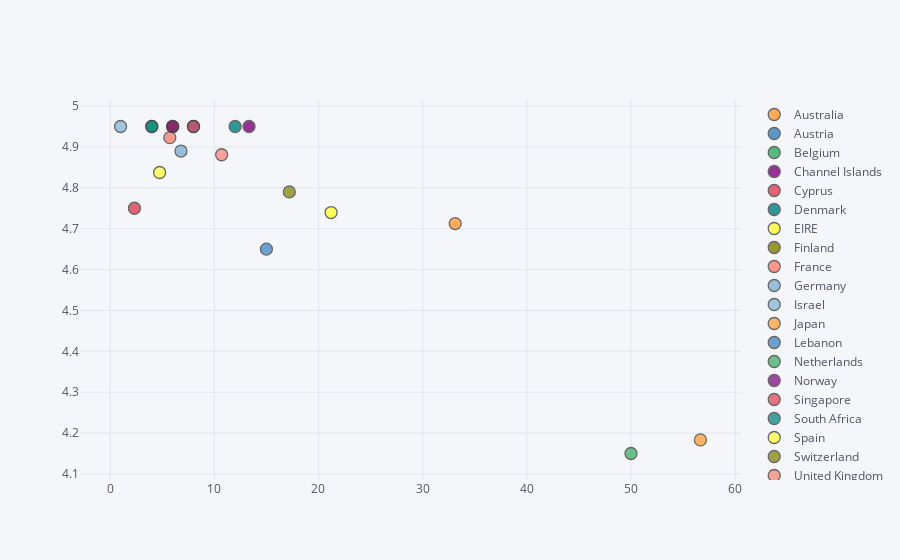

This figure's notebook cell:
### Code cell
pb_country_qty_up.iplot(kind = 'scatter', x = 'Quantity', y = 'UnitPrice', categories = 'Country')

### Figure 1 — Plotly figure (JSON) as saved in the notebook; plotly's stock layout.template omitted (floating-point values rounded to 4 significant figures)
{"data": [{"marker": {"color": "rgba(255, 153, 51, 1.0)", "line": {"width": 1.3}, "opacity": 0.8, "size": 12, "symbol": "circle"}, "mode": "markers", "name": "Australia", "textfont": {"color": "#4D5663"}, "type": "scatter", "uid": "4d1b2a56-191e-40b2-a2ab-3624b8002568", "x": [33.12], "y": [4.713]}, {"marker": {"color": "rgba(55, 128, 191, 1.0)", "line": {"width": 1.3}, "opacity": 0.8, "size": 12, "symbol": "circle"}, "mode": "markers", "name": "Austria", "textfont": {"color": "#4D5663"}, "type": "scatter", "uid": "b01b2ce9-2d55-4647-abdd-15d9bdc80812", "x": [8], "y": [4.95]}, {"marker": {"color": "rgba(50, 171, 96, 1.0)", "line": {"width": 1.3}, "opacity": 0.8, "size": 12, "symbol": "circle"}, "mode": "markers", "name": "Belgium", "textfont": {"color": "#4D5663"}, "type": "scatter", "uid": "06671bca-a6b3-4cca-a279-63bf47fa2151", "x": [4], "y": [4.95]}, {"marker": {"color": "rgba(128, 0, 128, 1.0)", "line": {"width": 1.3}, "opacity": 0.8, "size": 12, "symbol": "circle"}, "mode": "markers", "name": "Channel Islands", "textfont": {"color": "#4D5663"}, "type": "scatter", "uid": "7b25365f-3b07-41b5-beca-8873db8797c9", "x": [13.33], "y": [4.95]}, {"marker": {"color": "rgba(219, 64, 82, 1.0)", "line": {"width": 1.3}, "opacity": 0.8, "size": 12, "symbol": "circle"}, "mode": "markers", "name": "Cyprus", "textfont": {"color": "#4D5663"}, "type": "scatter", "uid": "986774f1-2888-483c-a2b4-721fd68e8a6b", "x": [2.333], "y": [4.75]}, {"marker": {"color": "rgba(0, 128, 128, 1.0)", "line": {"width": 1.3}, "opacity": 0.8, "size": 12, "symbol": "circle"}, "mode": "markers", "name": "Denmark", "textfont": {"color": "#4D5663"}, "type": "scatter", "uid": "04099437-1afd-4c23-b386-362624be6a96", "x": [12], "y": [4.95]}, {"marker": {"color": "rgba(255, 255, 51, 1.0)", "line": {"width": 1.3}, "opacity": 0.8, "size": 12, "symbol": "circle"}, "mode": "markers", "name": "EIRE", "textfont": {"color": "#4D5663"}, "type": "scatter", "uid": "b9283605-1591-4e03-959e-cc5a9ad84056", "x": [21.21], "y": [4.739]}, {"marker": {"color": "rgba(128, 128, 0, 1.0)", "line": {"width": 1.3}, "opacity": 0.8, "size": 12, "symbol": "circle"}, "mode": "markers", "name": "Finland", "textfont": {"color": "#4D5663"}, "type": "scatter", "uid": "0ace52ba-ad1d-413b-b8e7-877938b92476", "x": [6], "y": [4.95]}, {"marker": {"color": "rgba(251, 128, 114, 1.0)", "line": {"width": 1.3}, "opacity": 0.8, "size": 12, "symbol": "circle"}, "mode": "markers", "name": "France", "textfont": {"color": "#4D5663"}, "type": "scatter", "uid": "cb478cc0-660d-4730-a429-d64c84e6010e", "x": [5.727], "y": [4.923]}, {"marker": {"color": "rgba(128, 177, 211, 1.0)", "line": {"width": 1.3}, "opacity": 0.8, "size": 12, "symbol": "circle"}, "mode": "markers", "name": "Germany", "textfont": {"color": "#4D5663"}, "type": "scatter", "uid": "251bd7e5-b26b-4ce2-ba8b-6dc00c41adb8", "x": [6.8], "y": [4.89]}, {"marker": {"color": "rgba(128, 177, 211, 0.8999999999999999)", "line": {"width": 1.3}, "opacity": 0.8, "size": 12, "symbol": "circle"}, "mode": "markers", "name": "Israel", "textfont": {"color": "#4D5663"}, "type": "scatter", "uid": "03e4060b-0782-4c7a-9211-8f36bf033d99", "x": [1], "y": [4.95]}, {"marker": {"color": "rgba(255, 153, 51, 0.8999999999999999)", "line": {"width": 1.3}, "opacity": 0.8, "size": 12, "symbol": "circle"}, "mode": "markers", "name": "Japan", "textfont": {"color": "#4D5663"}, "type": "scatter", "uid": "2c2603b1-be5e-4cf7-9c03-d10249edb18e", "x": [56.67], "y": [4.183]}, {"marker": {"color": "rgba(55, 128, 191, 0.8999999999999999)", "line": {"width": 1.3}, "opacity": 0.8, "size": 12, "symbol": "circle"}, "mode": "markers", "name": "Lebanon", "textfont": {"color": "#4D5663"}, "type": "scatter", "uid": "168c01ec-60b1-4dc2-bdb3-674a9f7a070a", "x": [15], "y": [4.65]}, {"marker": {"color": "rgba(50, 171, 96, 0.8999999999999999)", "line": {"width": 1.3}, "opacity": 0.8, "size": 12, "symbol": "circle"}, "mode": "markers", "name": "Netherlands", "textfont": {"color": "#4D5663"}, "type": "scatter", "uid": "5926a256-6969-4c5d-b9ae-2443137b37fa", "x": [50], "y": [4.15]}, {"marker": {"color": "rgba(128, 0, 128, 0.8999999999999999)", "line": {"width": 1.3}, "opacity": 0.8, "size": 12, "symbol": "circle"}, "mode": "markers", "name": "Norway", "textfont": {"color": "#4D5663"}, "type": "scatter", "uid": "30398c20-9fc4-4c41-92c6-86b206b4e161", "x": [6], "y": [4.95]}, {"marker": {"color": "rgba(219, 64, 82, 0.8999999999999999)", "line": {"width": 1.3}, "opacity": 0.8, "size": 12, "symbol": "circle"}, "mode": "markers", "name": "Singapore", "textfont": {"color": "#4D5663"}, "type": "scatter", "uid": "e5b329f5-2553-442e-9b61-dfb2c59636c3", "x": [8], "y": [4.95]}, {"marker": {"color": "rgba(0, 128, 128, 0.8999999999999999)", "line": {"width": 1.3}, "opacity": 0.8, "size": 12, "symbol": "circle"}, "mode": "markers", "name": "South Africa", "textfont": {"color": "#4D5663"}, "type": "scatter", "uid": "dfbd5e74-d524-43ee-856b-7a650cafc15f", "x": [4], "y": [4.95]}, {"marker": {"color": "rgba(255, 255, 51, 0.8999999999999999)", "line": {"width": 1.3}, "opacity": 0.8, "size": 12, "symbol": "circle"}, "mode": "markers", "name": "Spain", "textfont": {"color": "#4D5663"}, "type": "scatter", "uid": "312e95f2-a8ac-4134-8c4a-0f0ff331e9b5", "x": [4.75], "y": [4.838]}, {"marker": {"color": "rgba(128, 128, 0, 0.8999999999999999)", "line": {"width": 1.3}, "opacity": 0.8, "size": 12, "symbol": "circle"}, "mode": "markers", "name": "Switzerland", "textfont": {"color": "#4D5663"}, "type": "scatter", "uid": "5c598764-4665-4743-8afb-680dc3e78cff", "x": [17.2], "y": [4.79]}, {"marker": {"color": "rgba(251, 128, 114, 0.8999999999999999)", "line": {"width": 1.3}, "opacity": 0.8, "size": 12, "symbol": "circle"}, "mode": "markers", "name": "United Kingdom", "textfont": {"color": "#4D5663"}, "type": "scatter", "uid": "feef4bc4-49d7-48c7-b972-956308859193", "x": [10.71], "y": [4.881]}], "layout": {"legend": {"bgcolor": "#F5F6F9", "font": {"color": "#4D5663"}}, "paper_bgcolor": "#F5F6F9", "plot_bgcolor": "#F5F6F9", "title": {"font": {"color": "#4D5663"}}, "xaxis": {"gridcolor": "#E1E5ED", "showgrid": true, "tickfont": {"color": "#4D5663"}, "title": {"font": {"color": "#4D5663"}, "text": ""}, "zerolinecolor": "#E1E5ED"}, "yaxis": {"gridcolor": "#E1E5ED", "showgrid": true, "tickfont": {"color": "#4D5663"}, "title": {"font": {"color": "#4D5663"}, "text": ""}, "zerolinecolor": "#E1E5ED"}}}
